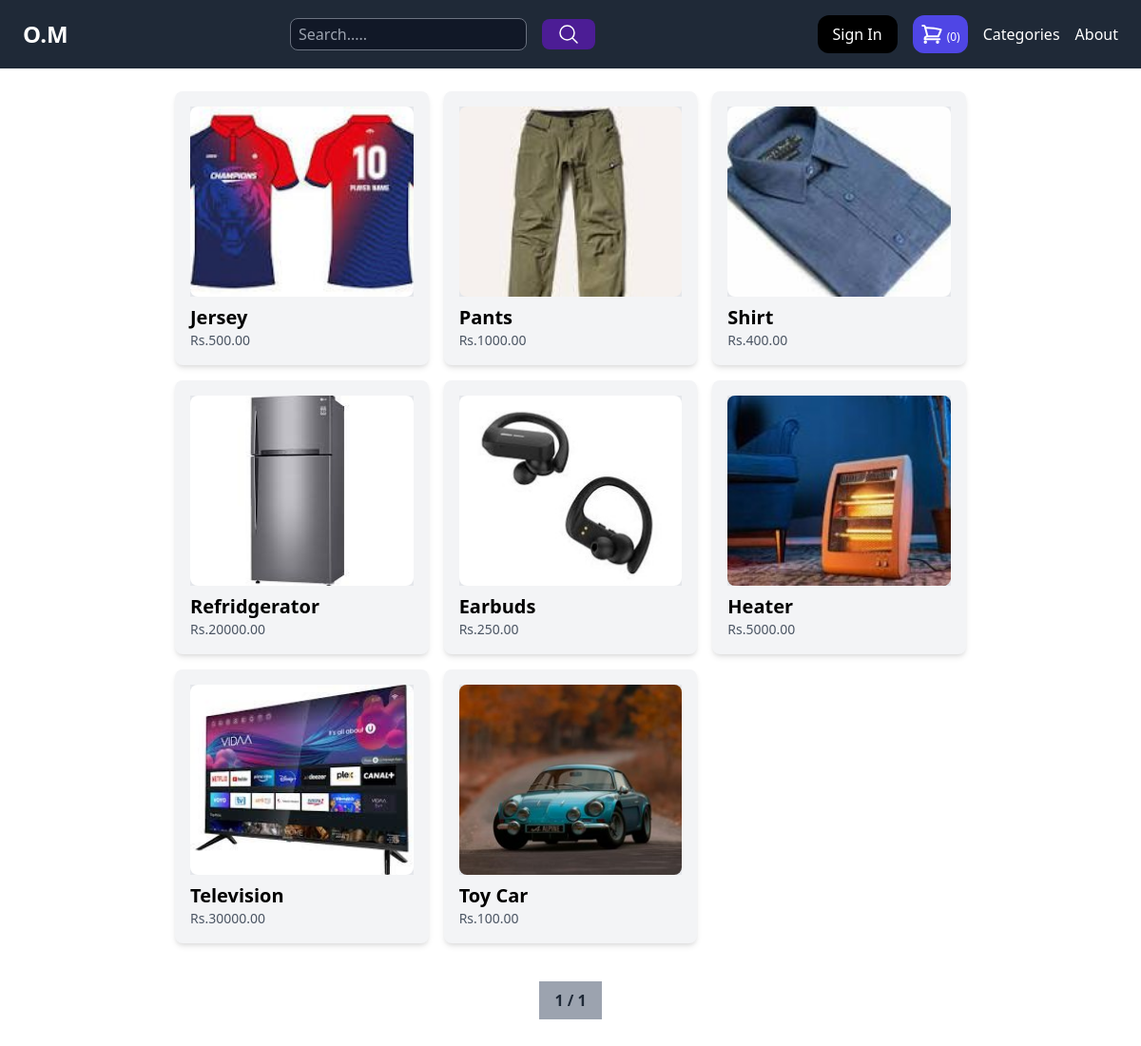
The page / on the database its author committed.
### store/models.py (models this page shows, shortened)
class Product(models.Model):
    category = models.ForeignKey(Category, related_name='products', on_delete=models.CASCADE)
    user = models.ForeignKey(User, related_name='products', on_delete=models.CASCADE)
    title = models.CharField(max_length=50)
    slug = models.SlugField(max_length=50)
    description = models.TextField(blank=True)
    price = models.DecimalField(max_digits=10, decimal_places=2)
    image = models.ImageField(upload_to='uploads/product_images/', blank=True, null=True)
    thumbnail = models.ImageField(upload_to='uploads/product_images/thumbnail/', blank=True, null=True)
    created_at = models.DateTimeField(auto_now_add=True)
    updated_at = models.DateTimeField(auto_now=True)
    stock = models.PositiveIntegerField(default=0)
    class Meta:
        ordering = ('-created_at',)
    def get_thumbnail(self):
        if self.thumbnail:
            return self.thumbnail.url

### main/views.py (the view)
# urls.py: path('', views.index, name='index'),
def index(request):
    product_list = Product.objects.all()
    paginator = Paginator(product_list, 12)  # Show 12 products per page.
    page_number = request.GET.get('page')
    page_obj = paginator.get_page(page_number)
    payment_success = request.GET.get('payment_success', False)
    order_success = request.GET.get('order_success') == 'true'
    return render(request, 'main/index.html', {'page_obj': page_obj, 'payment_success': payment_success, 'order_success': order_success})

### store/cart.py (called while the page is built)
    def __len__(self):
        return sum(item['quantity'] for item in self.cart.values())

### store/context_processors.py (called while the page is built)
def cart(request):
    return {'cart': Cart(request)}

### main/templates/main/index.html (shortened to what this page needs)
{% extends 'main/base.html' %}
{% block content %}
    <div class="flex flex-wrap">
        {% for product in page_obj %}
            <div class="product w-1/3 p-2">
                <div class="p-4 bg-gray-100 shadow-md rounded-lg">
                    <a href="{% url 'product_detail' product.category.slug product.slug %}" class="block">
                        <div class="image mb-2 bg-gray-200" style="height: 200px;">
                            <img src="{{ product.get_thumbnail }}" alt="Image of {{ product.title }}" class="rounded-lg w-full h-full object-cover">
                        </div>
                        <h2 class="text-xl font-semibold">{{ product.title }}</h2>
                        <p class="text-sm text-gray-600">Rs.{{ product.price }}</p>
                    </a>
                </div>
            </div>
        {% endfor %}
    </div>
    <div class="flex justify-center my-8">
        <div class="flex rounded-md bg-gray-200">
            <span class="py-2 px-4 bg-gray-400 text-gray-800 font-bold">{{ page_obj.number }} / {{ page_obj.paginator.num_pages }}</span>
        </div>
    </div>
{% endblock %}

### main/templates/main/base.html (shortened to what this page needs)
<!doctype html>
<html>
<head>
  <link href="https://cdn.jsdelivr.net/npm/tailwindcss@2.2.19/dist/tailwind.min.css" rel="stylesheet">
</head>
<body>
    <nav class="w-full bg-gray-800 py-4 px-6 flex items-center justify-between">
        <div class="logo">
            <a href="/" class="text-2xl text-white font-bold">O.M</a>
        </div>
        <div class="search flex items-center">
            <form action="/search/" method="get" class="flex items-center space-x-4">
                <input type="search" name="query" placeholder="Search....." class="px-2 py-1 rounded-lg border border-gray-500 focus:outline-none focus:ring focus:border-blue-300 text-white bg-gray-900">
                <button type="submit" class="ml-2 px-4 py-1 bg-purple-900 text-white rounded-lg">
                    <svg xmlns="http://www.w3.org/2000/svg" fill="none" viewBox="0 0 24 24" stroke-width="1.5" stroke="currentColor" class="w-6 h-6">
                    <path stroke-linecap="round" stroke-linejoin="round" d="m21 21-5.197-5.197m0 0A7.5 7.5 0 1 0 5.196 5.196a7.5 7.5 0 0 0 10.607 10.607Z" />
                    </svg>
                </button>
            </form>
        </div>
        <div class="menu flex items-center space-x-4">
            {% if not request.user.is_authenticated %}
                <a href="{% url 'login' %}" class="py-2 px-4 bg-black text-white rounded-xl hover:bg-gray-900">Sign In</a>
            {% endif %}
            <a href="{% url 'cart_view' %}" class="flex gap-1 items-center justify-center py-2 px-2 bg-indigo-600 text-white rounded-xl hover:bg-indigo-700">
                <sub>({{ cart|length}})</sub>
            </a>
            <a href="{% url 'categories' %}" class="text-white">Categories</a>
            <a href="{% url 'about' %}" class="text-white">About</a>
        </div>
    </nav>
    <div class="max-w-4xl mx-auto py-4 px-6">
        {% block content %}
        {% endblock %}
    </div>
</body>
</html>

### rows shown on the page
Product: get_thumbnail (picture), title "Jersey", price "500.00"
Product: get_thumbnail (picture), title "Pants", price "1000.00"
Product: get_thumbnail (picture), title "Shirt", price "400.00"
Product: get_thumbnail (picture), title "Refridgerator", price "20000.00"
Product: get_thumbnail (picture), title "Earbuds", price "250.00"
Product: get_thumbnail (picture), title "Heater", price "5000.00"
Product: get_thumbnail (picture), title "Television", price "30000.00"
Product: get_thumbnail (picture), title "Toy Car", price "100.00"

### other values the page prints
{{ cart|length }} "0"
{{ page_obj.number }} "1"
{{ page_obj.paginator.num_pages }} "1"
